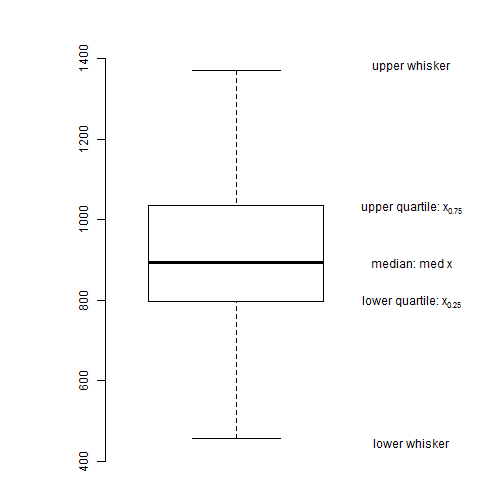

This figure's R source:
# margins (bottom, left, top, right)
par(mai = c(b = 0.01, l = 1e-04, t = 0.01, r = 0.1))
# Box-plot located at x=0.8 without frame, with default 1.5 range and outliers
boxplot(Nile, at = 0.8, frame = F, range = 1.5, outline = T, yaxt = "n", ylim = c(400, 1500))

# Add a y axis
axis(2, pos = 0.5, col.axis = "black", las = 0)

# compute the quartiles and lower&upper fence
lowq = quantile(Nile, probs = 0.25)
median = quantile(Nile, probs = 0.5)
uppq = quantile(Nile, probs = 0.75)
lowerfence = lowq - 1.5 * (diff(quantile(Nile, probs = c(0.25, 0.75))))
upperfence = uppq + 1.5 * (diff(quantile(Nile, probs = c(0.25, 0.75))))
# Compute the endpoint of each whisker, e.g. the max/min value still within the upper/lower-fence
lowerwhisker = min(Nile[Nile > lowerfence])
upperwhisker = max(Nile[Nile < upperfence])

# write description in the Box-Plot
text(1.2, lowq, expression("lower quartile: x"[0.25]), font = 2)
text(1.2, median, expression("median: med x"), font = 2)
text(1.2, uppq, expression("upper quartile: x"[0.75]), font = 2)
text(1.2, upperfence, "upper whisker", font = 1)
text(1.2, lowerfence, "lower whisker", font = 1) 
